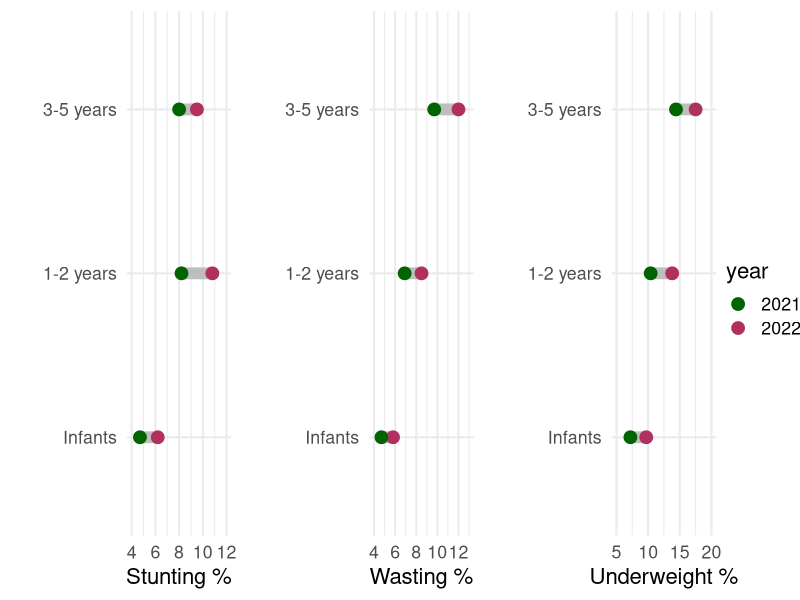

Source code (R):
# "Source: Nutrition Month Summary Report 2022 (Figures 15, 16 & 17)"
# 
#load packages

library(tidyverse)
library(cowplot)

# Enter data
ntmnth_age <- tribble(
  ~agegp, ~year, ~stunt, ~waste, ~underwt,
  "Infants", 2022, 6.2, 5.8, 9.7,
  "1-2 years", 2022, 10.8, 8.5, 13.8,
  "3-5 years", 2022, 9.5, 12.0, 17.5,
  "Infants", 2021, 4.7, 4.7, 7.2,
  "1-2 years", 2021, 8.2, 6.9, 10.4,
  "3-5 years", 2021, 8.0, 9.7, 14.4
)

ntmnth_age <- ntmnth_age %>% mutate(agegp = factor(agegp)) %>% 
  mutate(agegp=fct_relevel(agegp,c("Infants", "1-2 years", "3-5 years"))) 
ntmnth_age <- ntmnth_age %>% mutate(year = factor(year))

# Create wide formats for use with geom_segment
# 
stw <- ntmnth_age %>% select(agegp, year, stunt) %>% 
  pivot_wider(names_from = year, values_from = stunt, names_prefix = "y")

wtw <- ntmnth_age %>% select(agegp, year, waste) %>% 
  pivot_wider(names_from = year, values_from = waste, names_prefix = "y")

utw <- ntmnth_age %>% select(agegp, year, underwt) %>% 
  pivot_wider(names_from = year, values_from = underwt, names_prefix = "y")

stunt <- ggplot(data = ntmnth_age, aes(x = agegp, y = stunt, colour = year)) +
geom_segment(data = stw,
aes(x=agegp, xend=agegp, y=y2021, yend=y2022), color="grey", linewidth = 4) +
  geom_point(size = 4, show.legend = FALSE) +
  scale_color_manual(values = c("2021" = "darkgreen", "2022" = "maroon")) +
ylim(4,12) +
coord_flip()+
theme_minimal(base_size = 16) +
xlab("") +
ylab("Stunting %")

waste <- ggplot(data = ntmnth_age, aes(x = agegp, y = waste, colour = year)) +
  geom_segment(data = wtw,
               aes(x=agegp, xend=agegp, y=y2021, yend=y2022), color="grey", linewidth = 4) +
  geom_point(size = 4, show.legend = FALSE) + 
  scale_color_manual(values = c("2021" = "darkgreen", "2022" = "maroon")) +
  ylim(4,13) +
  coord_flip()+
  theme_minimal(base_size = 16) +
  xlab("") +
  ylab("Wasting %")

under <- ggplot(data = ntmnth_age, aes(x = agegp, y = underwt, colour = year)) +
  geom_segment(data = utw,
               aes(x=agegp, xend=agegp, y=y2021, yend=y2022), color="grey", linewidth = 4) +
  geom_point(size = 4, show.legend = TRUE) + 
  scale_color_manual(values = c("2021" = "darkgreen", "2022" = "maroon")) +
  ylim(5,20) +
  coord_flip()+
  theme_minimal(base_size = 16) +
  xlab("") +
  ylab("Underweight %")

grobs <- ggplotGrob(under)$grobs
legend <- grobs[[which(sapply(grobs, function(x) x$name) == "guide-box")]]

under <- ggplot(data = ntmnth_age, aes(x = agegp, y = underwt, colour = year)) +
  geom_segment(data = utw,
               aes(x=agegp, xend=agegp, y=y2021, yend=y2022), color="grey", linewidth = 4) +
  geom_point(size = 4, show.legend = FALSE) + 
  scale_color_manual(values = c("2021" = "darkgreen", "2022" = "maroon")) +
  ylim(5,20) +
  coord_flip()+
  theme_minimal(base_size = 16) +
  xlab("") +
  ylab("Underweight %")

p3 <- plot_grid(stunt, waste, under, nrow = 1)

p3l <- plot_grid(p3, legend, ncol = 2, rel_widths = c(1, .1))

ggsave("nweek2023_22.jpg", width = 12, height = 3)
